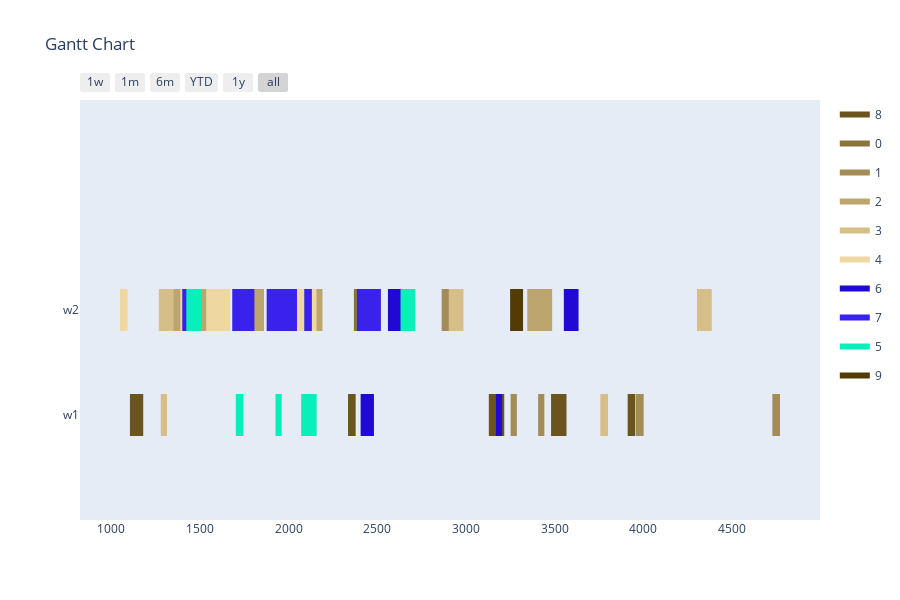

This figure's notebook cell:
### Markdown cell above
Config 4 - Randomized Mutation with "open" Planning Horizon

### Code cell
optimizer = BaseGA(env)
optimizer.configure('tardiness', 'twopointcrossover', 'roulettewheel', 'randomize')
last_time_slot = 0
for order in orders:
    if order[1] > last_time_slot:
        last_time_slot = order[1]
# all parameters after offspring_amount are optional (in this case -> verbose=True)
result, best_fitness_history, average_fitness_history, best_generation_history, feasible_gen = optimizer.optimize(orders, max_generations, earliest_time_slot, last_time_slot, population_size, offspring_amount, verbose=True)
workstation_assignments = reformat_result(result, orders, env)
visualize(workstation_assignments, best_fitness_history, average_fitness_history, best_generation_history, feasible_gen)

### Figure 1 — Plotly figure (JSON) as saved in the notebook; plotly's stock layout.template omitted (floating-point values rounded to 4 significant figures)
{"data": [{"fill": "toself", "fillcolor": "rgb(107, 84, 30)", "hoverinfo": "name", "legendgroup": "rgb(107, 84, 30)", "mode": "none", "name": "8", "type": "scatter", "x": [3129, 3216, 3216, 3129, 3129, 2335, 2378, 2378, 2335, 2335, 374, 409, 409, 374, 374, 3912, 3955, 3955, 3912, 3912, 3480, 3567, 3567, 3480, 3480, 1105, 1180, 1180, 1105], "y": [-0.2, -0.2, 0.2, 0.2, null, -0.2, -0.2, 0.2, 0.2, null, -0.2, -0.2, 0.2, 0.2, null, -0.2, -0.2, 0.2, 0.2, null, -0.2, -0.2, 0.2, 0.2, null, -0.2, -0.2, 0.2, 0.2]}, {"fill": "toself", "fillcolor": "rgb(138, 115, 61)", "hoverinfo": "name", "legendgroup": "rgb(138, 115, 61)", "mode": "none", "name": "0", "type": "scatter", "x": [692, 745, 745, 692, 692, 1290, 1353, 1353, 1290, 1290, 2368, 2421, 2421, 2368, 2368, 781, 844, 844, 781], "y": [0.8, 0.8, 1.2, 1.2, null, 0.8, 0.8, 1.2, 1.2, null, 0.8, 0.8, 1.2, 1.2, null, 0.8, 0.8, 1.2, 1.2]}, {"fill": "toself", "fillcolor": "rgb(163, 140, 86)", "hoverinfo": "name", "legendgroup": "rgb(163, 140, 86)", "mode": "none", "name": "1", "type": "scatter", "x": [1950, 2045, 2045, 1950, 1950, 2863, 2946, 2946, 2863, 2863, 3407, 3442, 3442, 3407, 3407, 4728, 4771, 4771, 4728, 4728, 3252, 3287, 3287, 3252, 3252, 3959, 4002, 4002, 3959], "y": [0.8, 0.8, 1.2, 1.2, null, 0.8, 0.8, 1.2, 1.2, null, -0.2, -0.2, 0.2, 0.2, null, -0.2, -0.2, 0.2, 0.2, null, -0.2, -0.2, 0.2, 0.2, null, -0.2, -0.2, 0.2, 0.2]}, {"fill": "toself", "fillcolor": "rgb(188, 165, 111)", "hoverinfo": "name", "legendgroup": "rgb(188, 165, 111)", "mode": "none", "name": "2", "type": "scatter", "x": [1327, 1452, 1452, 1327, 1327, 2386, 2521, 2521, 2386, 2386, 3346, 3486, 3486, 3346, 3346, 1726, 1861, 1861, 1726, 1726, 2076, 2191, 2191, 2076, 2076, 1454, 1512, 1512, 1454, 1454, 1400, 1540, 1540, 1400], "y": [0.8, 0.8, 1.2, 1.2, null, 0.8, 0.8, 1.2, 1.2, null, 0.8, 0.8, 1.2, 1.2, null, 0.8, 0.8, 1.2, 1.2, null, 0.8, 0.8, 1.2, 1.2, null, 0.8, 0.8, 1.2, 1.2, null, 0.8, 0.8, 1.2, 1.2]}, {"fill": "toself", "fillcolor": "rgb(213, 190, 136)", "hoverinfo": "name", "legendgroup": "rgb(213, 190, 136)", "mode": "none", "name": "3", "type": "scatter", "x": [1268, 1351, 1351, 1268, 1268, 2903, 2986, 2986, 2903, 2903, 4303, 4386, 4386, 4303, 4303, 1279, 1314, 1314, 1279, 1279, 3758, 3801, 3801, 3758, 3758, 234, 277, 277, 234], "y": [0.8, 0.8, 1.2, 1.2, null, 0.8, 0.8, 1.2, 1.2, null, 0.8, 0.8, 1.2, 1.2, null, -0.2, -0.2, 0.2, 0.2, null, -0.2, -0.2, 0.2, 0.2, null, -0.2, -0.2, 0.2, 0.2]}, {"fill": "toself", "fillcolor": "rgb(238, 215, 161)", "hoverinfo": "name", "legendgroup": "rgb(238, 215, 161)", "mode": "none", "name": "4", "type": "scatter", "x": [1049, 1092, 1092, 1049, 1049, 626, 761, 761, 626, 626, 1579, 1622, 1622, 1579, 1579, 409, 470, 470, 409, 409, 1535, 1670, 1670, 1535, 1535, 1389, 1450, 1450, 1389, 1389, 2032, 2157, 2157, 2032], "y": [0.8, 0.8, 1.2, 1.2, null, 0.8, 0.8, 1.2, 1.2, null, 0.8, 0.8, 1.2, 1.2, null, 0.8, 0.8, 1.2, 1.2, null, 0.8, 0.8, 1.2, 1.2, null, 0.8, 0.8, 1.2, 1.2, null, 0.8, 0.8, 1.2, 1.2]}, {"fill": "toself", "fillcolor": "rgb(32, 9, 211)", "hoverinfo": "name", "legendgroup": "rgb(32, 9, 211)", "mode": "none", "name": "6", "type": "scatter", "x": [2560, 2643, 2643, 2560, 2560, 3552, 3635, 3635, 3552, 3552, 2406, 2481, 2481, 2406, 2406, 555, 590, 590, 555, 555, 952, 995, 995, 952, 952, 3169, 3204, 3204, 3169], "y": [0.8, 0.8, 1.2, 1.2, null, 0.8, 0.8, 1.2, 1.2, null, -0.2, -0.2, 0.2, 0.2, null, -0.2, -0.2, 0.2, 0.2, null, -0.2, -0.2, 0.2, 0.2, null, -0.2, -0.2, 0.2, 0.2]}, {"fill": "toself", "fillcolor": "rgb(57, 34, 236)", "hoverinfo": "name", "legendgroup": "rgb(57, 34, 236)", "mode": "none", "name": "7", "type": "scatter", "x": [1682, 1807, 1807, 1682, 1682, 1912, 2047, 2047, 1912, 1912, 745, 870, 870, 745, 745, 1400, 1461, 1461, 1400, 1400, 2088, 2131, 2131, 2088, 2088, 1876, 1991, 1991, 1876, 1876, 2385, 2520, 2520, 2385], "y": [0.8, 0.8, 1.2, 1.2, null, 0.8, 0.8, 1.2, 1.2, null, 0.8, 0.8, 1.2, 1.2, null, 0.8, 0.8, 1.2, 1.2, null, 0.8, 0.8, 1.2, 1.2, null, 0.8, 0.8, 1.2, 1.2, null, 0.8, 0.8, 1.2, 1.2]}, {"fill": "toself", "fillcolor": "rgb(7, 240, 186)", "hoverinfo": "name", "legendgroup": "rgb(7, 240, 186)", "mode": "none", "name": "5", "type": "scatter", "x": [1423, 1506, 1506, 1423, 1423, 2631, 2714, 2714, 2631, 2631, 529, 612, 612, 529, 529, 2071, 2158, 2158, 2071, 2071, 1702, 1745, 1745, 1702, 1702, 1926, 1961, 1961, 1926], "y": [0.8, 0.8, 1.2, 1.2, null, 0.8, 0.8, 1.2, 1.2, null, 0.8, 0.8, 1.2, 1.2, null, -0.2, -0.2, 0.2, 0.2, null, -0.2, -0.2, 0.2, 0.2, null, -0.2, -0.2, 0.2, 0.2]}, {"fill": "toself", "fillcolor": "rgb(82, 59, 5)", "hoverinfo": "name", "legendgroup": "rgb(82, 59, 5)", "mode": "none", "name": "9", "type": "scatter", "x": [3249, 3322, 3322, 3249, 3249, 379, 452, 452, 379, 379, 232, 305, 305, 232, 232, 664, 737, 737, 664], "y": [0.8, 0.8, 1.2, 1.2, null, 0.8, 0.8, 1.2, 1.2, null, 0.8, 0.8, 1.2, 1.2, null, 0.8, 0.8, 1.2, 1.2]}, {"legendgroup": "rgb(107, 84, 30)", "marker": {"color": "rgb(107, 84, 30)", "opacity": 0, "size": 1}, "mode": "markers", "name": "", "showlegend": false, "text": [null, null, null, null, null, null, null, null, null, null, null, null], "type": "scatter", "x": [3129, 3216, 2335, 2378, 374, 409, 3912, 3955, 3480, 3567, 1105, 1180], "y": [0, 0, 0, 0, 0, 0, 0, 0, 0, 0, 0, 0]}, {"legendgroup": "rgb(138, 115, 61)", "marker": {"color": "rgb(138, 115, 61)", "opacity": 0, "size": 1}, "mode": "markers", "name": "", "showlegend": false, "text": [null, null, null, null, null, null, null, null], "type": "scatter", "x": [692, 745, 1290, 1353, 2368, 2421, 781, 844], "y": [1, 1, 1, 1, 1, 1, 1, 1]}, {"legendgroup": "rgb(163, 140, 86)", "marker": {"color": "rgb(163, 140, 86)", "opacity": 0, "size": 1}, "mode": "markers", "name": "", "showlegend": false, "text": [null, null, null, null, null, null, null, null, null, null, null, null], "type": "scatter", "x": [1950, 2045, 2863, 2946, 3407, 3442, 4728, 4771, 3252, 3287, 3959, 4002], "y": [1, 1, 1, 1, 0, 0, 0, 0, 0, 0, 0, 0]}, {"legendgroup": "rgb(188, 165, 111)", "marker": {"color": "rgb(188, 165, 111)", "opacity": 0, "size": 1}, "mode": "markers", "name": "", "showlegend": false, "text": [null, null, null, null, null, null, null, null, null, null, null, null, null, null], "type": "scatter", "x": [1327, 1452, 2386, 2521, 3346, 3486, 1726, 1861, 2076, 2191, 1454, 1512, 1400, 1540], "y": [1, 1, 1, 1, 1, 1, 1, 1, 1, 1, 1, 1, 1, 1]}, {"legendgroup": "rgb(213, 190, 136)", "marker": {"color": "rgb(213, 190, 136)", "opacity": 0, "size": 1}, "mode": "markers", "name": "", "showlegend": false, "text": [null, null, null, null, null, null, null, null, null, null, null, null], "type": "scatter", "x": [1268, 1351, 2903, 2986, 4303, 4386, 1279, 1314, 3758, 3801, 234, 277], "y": [1, 1, 1, 1, 1, 1, 0, 0, 0, 0, 0, 0]}, {"legendgroup": "rgb(238, 215, 161)", "marker": {"color": "rgb(238, 215, 161)", "opacity": 0, "size": 1}, "mode": "markers", "name": "", "showlegend": false, "text": [null, null, null, null, null, null, null, null, null, null, null, null, null, null], "type": "scatter", "x": [1049, 1092, 626, 761, 1579, 1622, 409, 470, 1535, 1670, 1389, 1450, 2032, 2157], "y": [1, 1, 1, 1, 1, 1, 1, 1, 1, 1, 1, 1, 1, 1]}, {"legendgroup": "rgb(32, 9, 211)", "marker": {"color": "rgb(32, 9, 211)", "opacity": 0, "size": 1}, "mode": "markers", "name": "", "showlegend": false, "text": [null, null, null, null, null, null, null, null, null, null, null, null], "type": "scatter", "x": [2560, 2643, 3552, 3635, 2406, 2481, 555, 590, 952, 995, 3169, 3204], "y": [1, 1, 1, 1, 0, 0, 0, 0, 0, 0, 0, 0]}, {"legendgroup": "rgb(57, 34, 236)", "marker": {"color": "rgb(57, 34, 236)", "opacity": 0, "size": 1}, "mode": "markers", "name": "", "showlegend": false, "text": [null, null, null, null, null, null, null, null, null, null, null, null, null, null], "type": "scatter", "x": [1682, 1807, 1912, 2047, 745, 870, 1400, 1461, 2088, 2131, 1876, 1991, 2385, 2520], "y": [1, 1, 1, 1, 1, 1, 1, 1, 1, 1, 1, 1, 1, 1]}, {"legendgroup": "rgb(7, 240, 186)", "marker": {"color": "rgb(7, 240, 186)", "opacity": 0, "size": 1}, "mode": "markers", "name": "", "showlegend": false, "text": [null, null, null, null, null, null, null, null, null, null, null, null], "type": "scatter", "x": [1423, 1506, 2631, 2714, 529, 612, 2071, 2158, 1702, 1745, 1926, 1961], "y": [1, 1, 1, 1, 1, 1, 0, 0, 0, 0, 0, 0]}, {"legendgroup": "rgb(82, 59, 5)", "marker": {"color": "rgb(82, 59, 5)", "opacity": 0, "size": 1}, "mode": "markers", "name": "", "showlegend": false, "text": [null, null, null, null, null, null, null, null], "type": "scatter", "x": [3249, 3322, 379, 452, 232, 305, 664, 737], "y": [1, 1, 1, 1, 1, 1, 1, 1]}], "layout": {"height": 600, "hovermode": "closest", "showlegend": true, "title": {"text": "Gantt Chart"}, "xaxis": {"rangeselector": {"buttons": [{"count": 7, "label": "1w", "step": "day", "stepmode": "backward"}, {"count": 1, "label": "1m", "step": "month", "stepmode": "backward"}, {"count": 6, "label": "6m", "step": "month", "stepmode": "backward"}, {"count": 1, "label": "YTD", "step": "year", "stepmode": "todate"}, {"count": 1, "label": "1y", "step": "year", "stepmode": "backward"}, {"step": "all"}]}, "showgrid": false, "type": "date", "zeroline": false}, "yaxis": {"autorange": false, "range": [-1, 3], "showgrid": false, "ticktext": ["w1", "w2"], "tickvals": [0, 1], "zeroline": false}}}
